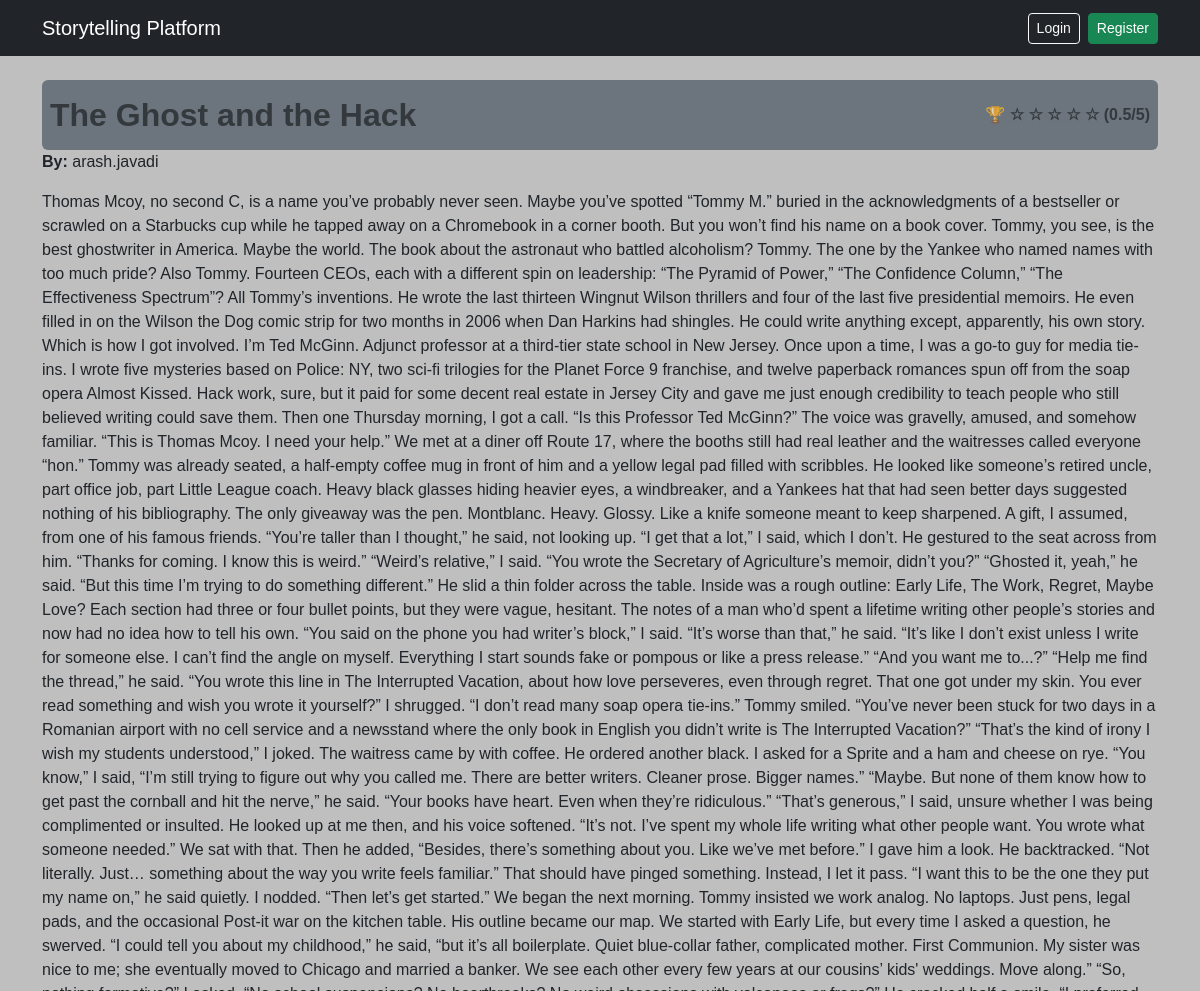
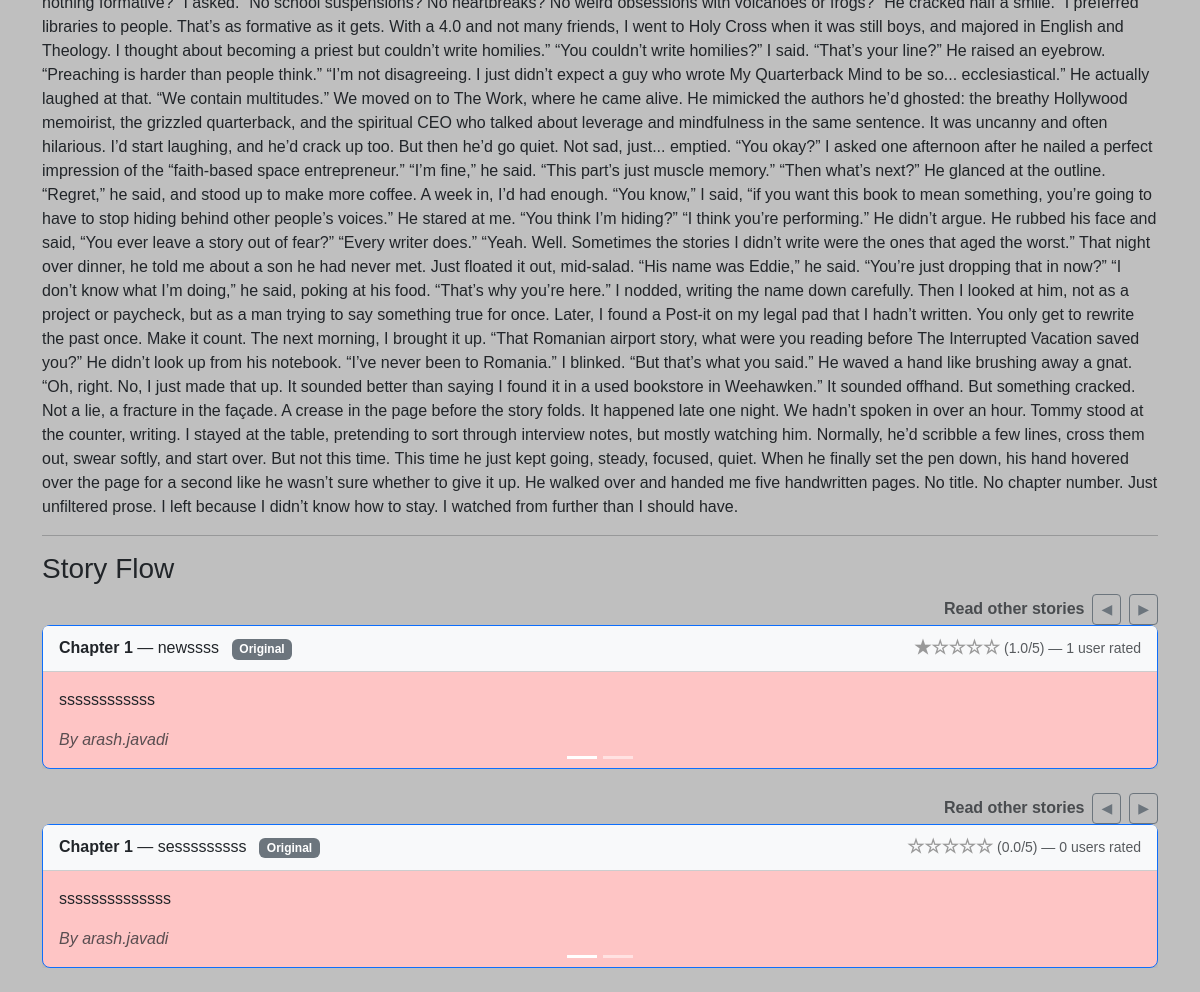
Screenshot of /story/1/ with the database file from the repository (2 pictures, top to bottom).
### stories/models.py (models this page shows, shortened)
class Story(models.Model):
    title                = models.CharField(max_length=200)
    description          = models.TextField()
    author               = models.ForeignKey(User, on_delete=models.CASCADE)
    is_public            = models.BooleanField(default=True)
    allow_contributions  = models.BooleanField(default=True)
    created_on           = models.DateTimeField(auto_now_add=True)
    image                = models.ImageField(upload_to='stories/', blank=True, null=True)
    @property
    def first_slide_chapters(self):
        roots = self.chapters.filter(parent=None).order_by('created_on')
        best_chapters = []
        for root in roots:
            children = list(root.children.all().annotate(avg_rating=Avg('ratings__value')))
            root.avg_rating = root.average_rating
            all_versions = [root] + children
            best = max(all_versions, key=lambda ch: ch.avg_rating or 0)
            best_chapters.append(best)
        return best_chapters
    @property
    def total_rank(self):
        chapters = self.first_slide_chapters
        if not chapters:
            return 0
        return round(sum(ch.average_rating for ch in chapters) / len(chapters), 2)

class Chapter(models.Model):
    story       = models.ForeignKey(Story, on_delete=models.CASCADE,
                                    related_name="chapters")
    title       = models.CharField(max_length=200)
    content     = models.TextField()
    author      = models.ForeignKey(User, on_delete=models.CASCADE)
    parent      = models.ForeignKey(
        "self", on_delete=models.CASCADE,
        null=True, blank=True, related_name="children"
    )
    created_on  = models.DateTimeField(auto_now_add=True)
    @property
    def average_rating(self):
        return self.ratings.aggregate(avg=Avg("value"))["avg"] or 0

### stories/views.py (the view)
# urls.py: path('story/<int:story_id>/', views.story_detail, name='story_detail'),
def story_detail(request, story_id):
    story = get_object_or_404(Story, id=story_id, is_public=True)
    root_chapters = story.chapters.filter(parent=None).order_by('created_on')
    branches = []
    for root in root_chapters:
        children = list(
            root.children.all().annotate(avg_rating=Avg("ratings__value"))
        )
        root.avg_rating = root.average_rating
        all_chapters = [root] + children
        for ch in all_chapters:
            ch.rating_count = ch.ratings.count()
            if request.user.is_authenticated:
                ch.user_rating = Rating.objects.filter(chapter=ch, user=request.user).first()
        sorted_chapters = sorted(all_chapters, key=lambda c: c.avg_rating or 0, reverse=True)
        branches.append({
            'parent': root,  # keep for context if needed
            'sorted_chapters': sorted_chapters,
        })
    return render(request, 'stories/story_detail.html', {
        'story': story,
        'branches': branches,
    })

### templates/stories/story_detail.html (shortened to what this page needs)
{% extends "base.html" %}
{% block content %}
{% load static %}
<div class="p-2 rounded d-flex justify-content-between align-items-center bg-secondary">
    <h2 class="mt-2 text-muted fw-bold">{{ story.title }}</h2>
    {% with story.total_rank as rating %}
    <span class="ms-4 text-muted fw-bold">
        🏆
        {% for i in "12345"|make_list %}
        {% if forloop.counter <= rating %} ★ {% else %} ☆ {% endif %} {% endfor %} ({{ rating|floatformat:"1" }}/5)
            </span>
            {% endwith %}
</div>
<p><strong>By:</strong> {{ story.author.username }}</p>
<p>{{ story.description }}</p>
<hr>
<h3>Story Flow</h3>
{% for branch in branches %}
<div id="carousel-{{ branch.parent.id }}" class="carousel slide mb-4">
    {% include "stories/_carousel_controls.html" with parent=branch.parent sorted_chapters=branch.sorted_chapters %}
    <div class="carousel-inner">
        {% for chapter in branch.sorted_chapters %}
        <div class="carousel-item {% if forloop.first %}active{% endif %}">
            <div class="card {% if forloop.first %}border-primary shadow-sm{% endif %}">
                <div
                    class="card-header bg-light d-flex flex-column flex-sm-row justify-content-between align-items-center">
                    <span class="mb-2 mb-sm-0">
                        <strong>Chapter {{ forloop.counter }}</strong> — {{ chapter.title }}
                        {% if chapter.id == branch.parent.id %}
                        <span class="badge bg-secondary ms-2">Original</span>
                        {% endif %}
                    </span>
                    <small class="avg ms-2 text-muted d-flex align-items-center gap-1">
                        <span class="avg-stars" data-average="{{ chapter.avg_rating }}"></span>
                        ({{ chapter.avg_rating|floatformat:1 }}/5) —
                        {{ chapter.rating_count }} user{{ chapter.rating_count|pluralize }} rated
                    </small>
                </div>
                <div class="card-body">
                    {{ chapter.content|linebreaks }}
                    <p class="text-muted mb-0"><em>By {{ chapter.author.username }}</em></p>
                </div>
            </div>
        </div>
        {% endfor %}
    </div>
</div>
{% endfor %}
{% endblock %}

### templates/stories/_carousel_controls.html
{% if sorted_chapters|length > 1 %}
<div class="d-flex justify-content-end align-items-center gap-2">
    <div class="carousel-indicators m-0">
        {% for chapter in sorted_chapters %}
        <button type="button" data-bs-target="#carousel-{{ parent.id }}" data-bs-slide-to="{{ forloop.counter0 }}"
            class="{% if forloop.first %}active{% endif %}" aria-current="{% if forloop.first %}true{% endif %}"
            aria-label="Slide {{ forloop.counter }}">
        </button>
        {% endfor %}
    </div>
    <span class="fw-bold text-muted">Read other stories</span>
    <button class="btn btn-outline-secondary btn-sm" type="button" data-bs-target="#carousel-{{ parent.id }}"
        data-bs-slide="prev">◀</button>
    <button class="btn btn-outline-secondary btn-sm" type="button" data-bs-target="#carousel-{{ parent.id }}"
        data-bs-slide="next">▶</button>
</div>
{% endif %}

### static/css/style.css (style rules this page uses)
body { background: #bfbfbf; font-family: Arial, sans-serif; }
h2 { color: #0d6efd; }
.carousel-item .card { background: #fec5c5; border-radius: 0.5rem; }
.carousel-item { display: none; }
.carousel-item.active { display: block; }
.avg-stars { font-family: "Arial", sans-serif; font-weight: bold; }

### rows the page displays
Story: title "The Ghost and the Hack", author.username "arash.javadi", description "Thomas Mcoy, no second C, is a name you’ve probably never seen. Maybe you’ve spotted “Tommy M.” buried in the acknowledgments of a bestseller or scrawled on a Starbucks cup while he tapped away on a Chromebook in a corner booth. But you won’t find his name on a book cover. Tommy, you see, is the best ghostwriter in America. Maybe the world. The book about the astronaut who battled alcoholism? Tommy. The one by the Yankee who named names with too much pride? Also Tommy. Fourteen CEOs, each with a different spin on leadership: “The Pyramid of Power,” “The Confidence Column,” “The Effectiveness Spectrum”? All Tommy’s inventions. He wrote the last thirteen Wingnut Wilson thrillers and four of…"
Chapter: title "newssss", shows "Original", avg_rating "1.0", rating_count "1", content "ssssssssssss", author.username "arash.javadi"
Chapter: title "sesssssssss", shows "Original", avg_rating "0.0", rating_count "0", content "ssssssssssssss", author.username "arash.javadi"

### other values shown
{{ rating|floatformat:"1" }} "0.5"
